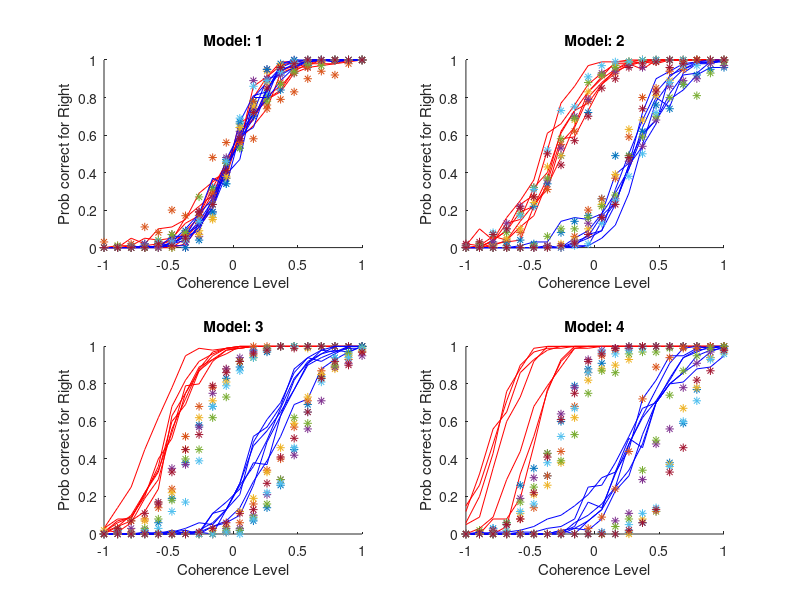

Reproduce this figure in MATLAB. (Note: this script raises an error after producing the figure.)
clear; close all; clc;

%% Initialization and Data Generation:

% Sets coherence levels, number of trials, subjects, and initializes the psychometric function generator.
% Generates simulated data for each model with varying Point of Subjective Equality (PSE) and slope values.
cohLevs = linspace(-1, 1, 20);
Ncoh = length(cohLevs);
ntrials = 1e2;
nsubs = 7;

psyfuncGenerator = @(x, p) (0.5*0)+(1-0).*normcdf(x, p(1), p(2));
PSEs = [0 0 0 0;
    -0.3 -0.3 0.3 0.3;
    -0.5 -0.3 0.3 0.5;
    -0.6 -0.3 0.3 0.6];

slp = 4;
slopes = [slp slp slp slp;
          slp slp slp slp;
          slp slp slp slp;
          slp*1.5 slp slp slp*1.5];

data = zeros(size(PSEs, 2), size(PSEs, 1), Ncoh, nsubs, ntrials);
color_vect = ["r*", "b*", "k*", "m*"];
legnames = {'Adapt L: Attend yes', ...
            'Adapt L: Attend no', ...
            'Adapt R: Attend yes', ...
            'Adapt R: Attend no'};

figure();
for modelN =  1:size(PSEs, 2)
    subplot(2, 2, modelN)
    hold on;
    for ttype = 1:size(PSEs, 1)
        for sub = 1:nsubs
            this_PSE = PSEs(modelN, ttype) + randn(1, 1)*PSEs(modelN, ttype)/6;
            this_slope = slopes(modelN, ttype) + randn(1, 1)*slopes(modelN, ttype)/6;
            this_psyfunc = psyfuncGenerator(cohLevs, [this_PSE, 1/this_slope]);
            this_data = rand(Ncoh, ntrials) < repmat(this_psyfunc', 1, ntrials);
            data(modelN, ttype, :, sub, :) = this_data;
            plot(cohLevs, squeeze(mean(this_data, 2)), color_vect(ttype));%, 'DisplayName', legnames{ttype})
        end
    end
    xlabel('Coherence Level')
    ylabel('Prob correct for Right')
    title(['Model: ' num2str(modelN)])
end

% Initializes variables for sign, attention, and slope change, needed for different model conditions.
sign_mu = [-1 -1 1 1];
attn_mu = [-1 0 0 1];
sig_change = [1 0 0 1];
% Defines the negative log-likelihood function that will be minimized.
nLogL = @(NR, NT, p) -sum(NR.*log(psyfuncGenerator(cohLevs, [p(1) p(2)])+0.01) + ...
             (NT-NR).*log(1-psyfuncGenerator(cohLevs, [p(1) p(2)])+0.01));
        
NLLs = zeros(nsubs, size(PSEs, 2), size(PSEs, 2));
% Loops over subjects and models, fitting each model to the data and calculating the negative log-likelihood for each fit.
% For each model, uses fmincon to minimize the negative log-likelihood and find the best-fitting parameters.
for sub = 1:nsubs
    for modelN =  1:size(PSEs, 2)
%         disp([sub, modelN])
        nR = squeeze(sum(data(modelN, :, :, sub, :), 5));

        M1_nlogNL = @(p) sum(cell2mat(arrayfun(@(idx) nLogL(nR(idx, :), ntrials, [0 p]), 1:4, 'UniformOutput', false)));
        options = optimoptions(@fmincon, 'MaxIterations', 1e5, 'Display', 'off');
        lb_M1 = 0.01; ub_M1 = 2;
        init_M1 = rand*(ub_M1-lb_M1) + lb_M1;
        [estP_M1, NLLs(sub, modelN, 1)] = fmincon(M1_nlogNL, init_M1, [], [], [], [], lb_M1, ub_M1, [], options);
        
        M2_nlogNL = @(p) sum(cell2mat(arrayfun(@(idx) nLogL(nR(idx, :), ntrials, [p(1)*sign_mu(idx) p(2)]), 1:4, 'UniformOutput', false)));
        lb_M2 = [0.01 0.01]; ub_M2 = [2 2];
        init_M2 = rand*(ub_M2-lb_M2) + lb_M2;
        [estP_M2, NLLs(sub, modelN, 2)] = fmincon(M2_nlogNL, init_M2, [], [], [], [], lb_M2, ub_M2, [], options);
        
        M3_nlogNL = @(p) sum(cell2mat(arrayfun(@(idx) nLogL(nR(idx, :), ntrials, [p(1)*sign_mu(idx)+p(2)*attn_mu(idx), p(3)]), 1:4, 'UniformOutput', false)));
        lb_M3 = [0.01 0.01 0.01]; ub_M3 = [2 2 2];
        init_M3 = rand*(ub_M3-lb_M3) + lb_M3;
        [estP_M3, NLLs(sub, modelN, 3)] = fmincon(M3_nlogNL, init_M3, [], [], [], [], lb_M3, ub_M3, [], options);
        
        M4_nlogNL = @(p) sum(cell2mat(arrayfun(@(idx) nLogL(nR(idx, :), ntrials, [p(1)*sign_mu(idx)+p(2)*attn_mu(idx), p(3)+p(4)*sig_change(idx)]), 1:4, 'UniformOutput', false)));
        lb_M4 = [0.01 0.01 0.01 0.01]; ub_M4 = [2 2 2 2];
        init_M4 = rand*(ub_M4-lb_M4) + lb_M4;
        [estP_M4, NLLs(sub, modelN, 4)] = fmincon(M4_nlogNL, init_M4, [], [], [], [], lb_M4, ub_M4, [], options);

    end
end

%% Calculating AIC and BIC:
% AIC and BIC for each model and subject, which helps in model comparison. Lower AIC/BIC values indicate a better model fit considering the complexity.
k = 1; 
n = 4 * ntrials;
AICc = 2*k + 2*NLLs;
BICc = k*log(n) + 2*NLLs;

% Plotting the log of NLL, AIC, and BIC across different models for each data set. This visual representation aids in comparing how well each model fits the data.
figure();
for ii = 1:4
    subplot(4, 3, 3*(ii-1)+1)
    plot([1 2 3 4], log(squeeze(NLLs(:, ii, :))'), 'o')
    xlim([0.5 4.5])
    xlabel('Model')
    ylabel('Negative log-likelihood')
    title(['Data generated using Model ' num2str(ii)])
    
    subplot(4, 3, 3*(ii-1)+2)
    plot([1 2 3 4], log(squeeze(AICc(:, ii, :))'), 'o')
    xlim([0.5 4.5])
    xlabel('Model')
    ylabel('AIC')
    title(['Data generated using Model ' num2str(ii)])
    
    subplot(4, 3, 3*(ii-1)+3)
    plot([1 2 3 4], log(squeeze(BICc(:, ii, :))'), 'o')
    xlim([0.5 4.5])
    xlabel('Model')
    ylabel('BIC')
    title(['Data generated using Model ' num2str(ii)])
end


% Calculate Bayes Factors
bayesFactor = zeros(nsubs, size(PSEs, 2), size(PSEs, 2), size(PSEs, 2));
for sub = 1:nsubs
    for dataModel = 1:size(PSEs, 2)
        for model1 = 1:size(PSEs, 2)
            for model2 = 1:size(PSEs, 2)
                bayesFactor(sub, dataModel, model1, model2) = exp((BICc(sub, dataModel, model2) - BICc(sub, dataModel, model1))/2);
            end
        end
    end
end

% Plotting Bayes Factors
figure();
for ii = 1:size(PSEs, 2)
    for jj = 1:size(PSEs, 2)
        subplot(size(PSEs, 2), size(PSEs, 2), (ii-1)*size(PSEs, 2) + jj)
        imagesc(squeeze(bayesFactor(:, ii, jj, :)))
        colorbar
        title(['BF Model ' num2str(jj) ' over Model ' num2str(ii)])
        xlabel('Model')
        ylabel('Subject')
    end
end
